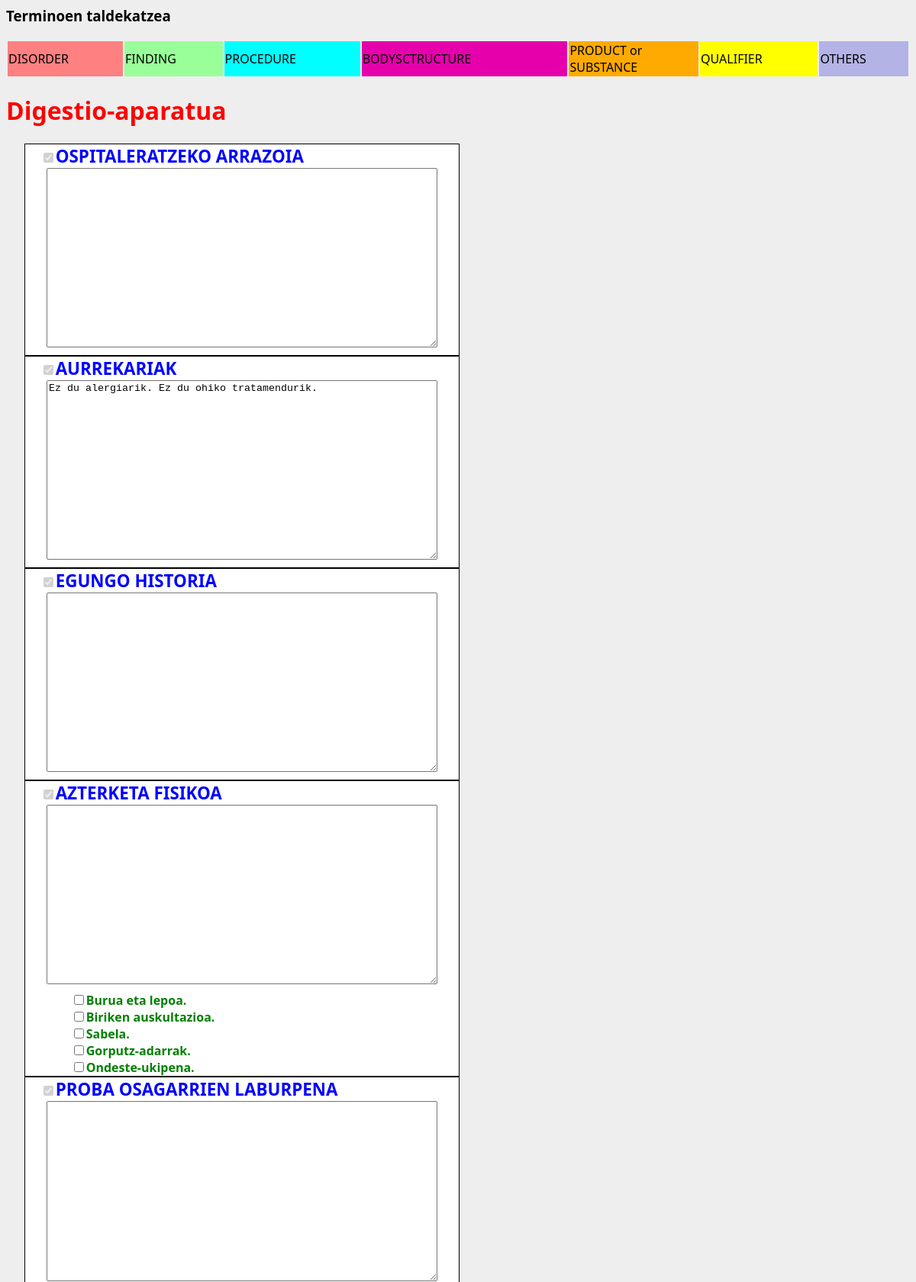
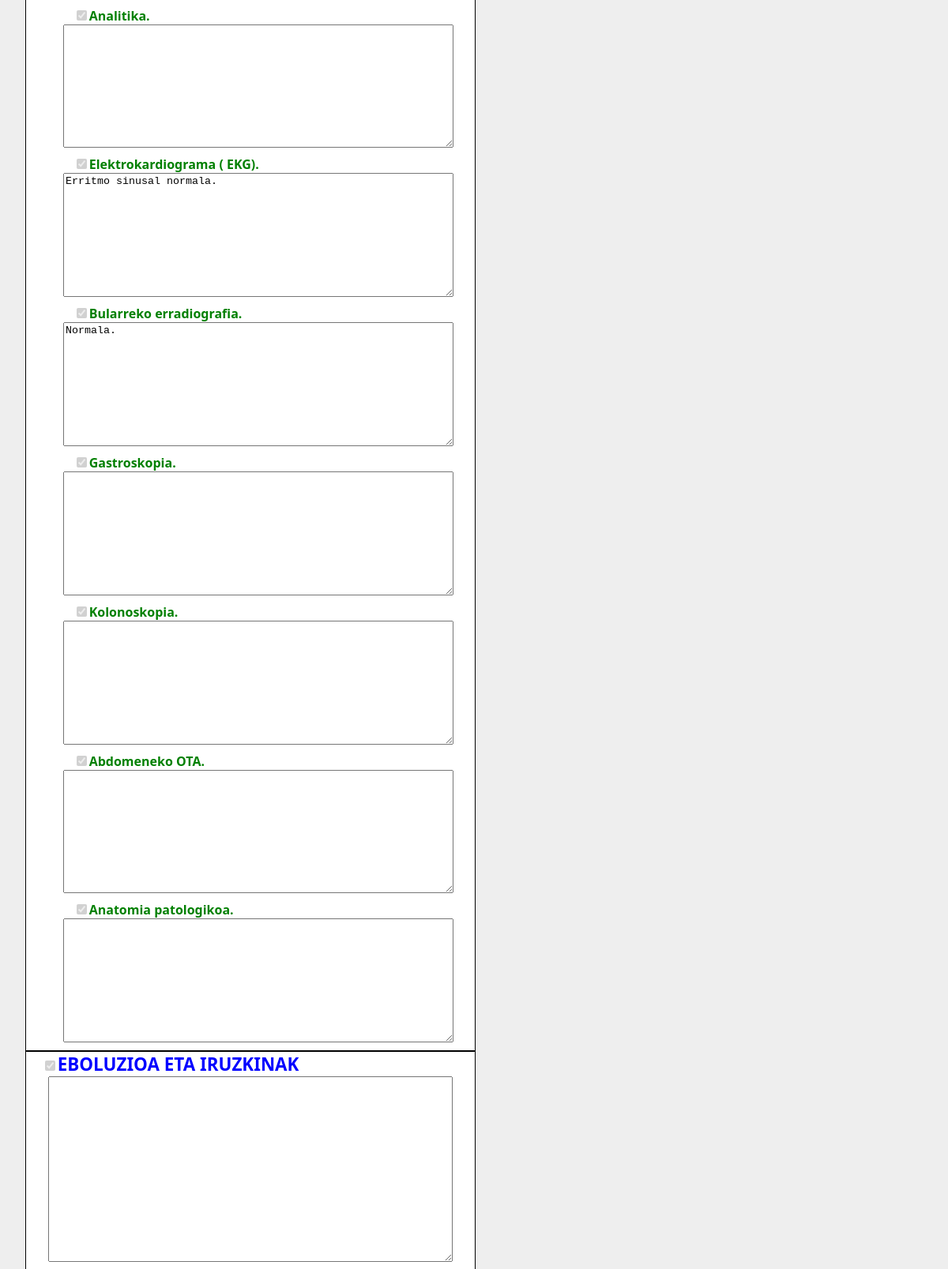
Screenshot of /txantiloiak/3/berria (upper part) with the database file from the repository (2 pictures, top to bottom).
### txantiloiak/models.py (models this page shows, shortened)
class Espezialitatea(models.Model):
    izena = models.CharField(max_length=50)
    MOTA_AUKERAK = (
        ('AL','Alta txostena'),
        ('EB','Ebolutiboa'),
    )
    mota = models.CharField(max_length=2,
                            choices=MOTA_AUKERAK)
    def __str__(self):
        return self.izena

class Atala(models.Model):
    izenburua = models.CharField(max_length=50)
    hautazkoa = models.BooleanField(default=False)
    espezialitatea = models.ForeignKey('Espezialitatea')
    testua = models.TextField(blank=True,default='')
    ordena = models.IntegerField()
    class Meta:
        ordering = ['espezialitatea','ordena']
    def defektuzkoTestua(self):
        if self.testua=='':
            return False
        else:
            return True
    defektuzkoTestua.boolean = True

class Azpiatala(models.Model):
    izenburua = models.CharField(max_length=50)
    hautazkoa = models.BooleanField(default=False)
    goiatala = models.ForeignKey(Atala)
    testua = models.TextField(blank=True,default='')
    ordena = models.IntegerField()
    class Meta:
        ordering = ['goiatala','ordena']

### txantiloiak/views.py (the view, shortened to what this page needs)
# urls.py: url(r'^(?P<pk>[0-9]+)/berria$', views.EspezialitateaView.as_view(), name='espezialitatea'),
class EspezialitateaView(generic.DetailView):
    model = Espezialitatea
    template_name = 'txantiloiak/espezialitatea.html'
    def get_context_data(self,*args,**kwargs):
        context = super(EspezialitateaView, self).get_context_data(*args,**kwargs)
        txosList = Txostena.objects.filter(id=self.kwargs.get("txosten_id",None))
        return context

### txantiloiak/templatetags/txantiloiak_extras.py (called while the page is built)
@register.filter()
def hautazkoaChecked(value):
    if not value:
        return "checked disabled"
    elif value == "check":
        return "checked"
    else:
        return ""

@register.filter()
def hautazkoaCollapse(value):
    if not value or value == "check":
        return "display:block"
    else:
        return "display:none"

### txantiloiak/templates/txantiloiak/espezialitatea.html (shortened to what this page needs)
{% load staticfiles %}
{% load txantiloiak_extras %}
<head>
</head>
<link rel="stylesheet" type="text/css" href="{% static 'txantiloiak/style.css' %}"  />
<h3> Terminoen taldekatzea </h3>
<table style="width:100%">
  <tr>
    <td style="width:30px; background-color:#ff8080">DISORDER</td>
    <td style="width:30px; background-color:#99ff99">  FINDING</td>
    <td style="width:30px; background-color: #00ffff">  PROCEDURE</td>
    <td style="width:30px; background-color: #e600ac">  BODYSCTRUCTURE</td>
    <td style="width:30px; background-color: #ffaa00">  PRODUCT or SUBSTANCE </td>
    <td style="width:30px; background-color: #ffff00">  QUALIFIER</td>
    <td style="width:30px; background-color: #b3b3e6">  OTHERS</td>
  </tr>
</table>
<div class="espe">
<h1>{{ espezialitatea }}</h1>
{% if txostena %}
<form action="{% url 'txantiloiak:gordeAldatua' txostena.id %}" method="post" id="txostena" >
{% else %}
<form action="{% url 'txantiloiak:gorde' espezialitatea.id %}" method="post" id="txostena" >
{% endif %}
  {% for atal in espezialitatea.atala_set.all %}
     <div class="atal">
      <label for="atal">
        <input type="checkbox"  name="atalch"  onclick="ShowHideDiv(this,'testuT{{ atal.id }}')" value="{{ atal.id }}" {{atal.hautazkoa|hautazkoaChecked}}>{{ atal.izenburua }}
      </label>
      <div class="testu" id="testuT{{ atal.id }}" style="{{atal.hautazkoa|hautazkoaCollapse}}" >
        <textarea form="txostena"  onblur = "jsonLortu('{{ atal.id }}')" id="testu{{ atal.id }}" name="testu{{ atal.id }}">{% if txostena%}{% get_eduk_atala txostena.id atal.id %}{% else %}{{atal.testua}}{% endif %}</textarea>
      </div>
      {% for azp in atal.azpiatala_set.all %}
        <div class="azpi">
          <label1 for="azpi">
	           <input type="checkbox" name="azpich"   onclick="ShowHideDiv(this,'testuT{{atal.id}}_{{ azp.id }}')" value="{{atal.id}}_{{ azp.id }}" {% if txostena %}{% get_gord_azpiatala txostena.id azp.id atal.id as badago %}{{badago|hautazkoaChecked}}{% else %}{{azp.hautazkoa|hautazkoaChecked}}{% endif %}>{{ azp.izenburua }}.
          </label1>
          <div class="testu" id="testuT{{atal.id}}_{{ azp.id }}" style="{% if txostena %}{% get_gord_azpiatala txostena.id azp.id atal.id as badago %}{{badago|hautazkoaCollapse}}{% else %}{{azp.hautazkoa|hautazkoaCollapse}}{% endif %}" >
	    <textarea form="txostena" onblur = "jsonLortu('{{atal.id}}_{{ azp.id }}')" name="testu{{atal.id}}_{{ azp.id }}" id="testu{{atal.id}}_{{ azp.id }}">{% if txostena %}{% get_eduk_azpiatala txostena.id azp.id atal.id %}{% else %}{{azp.testua}}{% endif %}</textarea>
	        </div>
	      </div>
        {% endfor %}
  </div>
{% endfor %}
</form>
</div>

### txantiloiak/static/txantiloiak/style.css (style rules this page uses)
.espe label { margin-left:20px; color:blue; text-transform: uppercase; font-size:140%; font-weight:bold; }
.azpi label1 { margin-left:40px; color:green; font-size:100%; font-weight: bold; }
.atal { position: relative; left: 2%; color:black; border-style: solid; border-width: 1px; size:80%; width: 48%; background-color:white; }
.testu textarea { width: 90%; margin-left: 5%; margin-right: 5%; height: 30%; margin-bottom: 10px; }
.azpi { margin-left:20px; color:green; }
.azpi textarea { width: 90%; margin-left: 5%; margin-right: 5%; height: 20%; margin-bottom: %50; }
.espe h1 { color:red; }

### rows the page displays
Espezialitatea: izena "Digestio-aparatua"
Atala: izenburua "OSPITALERATZEKO ARRAZOIA"
Atala: izenburua "AURREKARIAK", id "Ez du alergiarik. Ez du ohiko tratamendurik."
Atala: izenburua "EGUNGO HISTORIA"
Atala: izenburua "AZTERKETA FISIKOA"
Azpiatala: izenburua "Burua eta lepoa"
Azpiatala: izenburua "Biriken auskultazioa"
Azpiatala: izenburua "Sabela"
Azpiatala: izenburua "Gorputz-adarrak"
Azpiatala: izenburua "Ondeste-ukipena"
Atala: izenburua "PROBA OSAGARRIEN LABURPENA", id "Erritmo sinusal normala.", id "Normala."
Azpiatala: izenburua "Analitika"
Azpiatala: izenburua "Elektrokardiograma ( EKG)"
Azpiatala: izenburua "Bularreko erradiografia"
Azpiatala: izenburua "Gastroskopia"
Azpiatala: izenburua "Kolonoskopia"
Azpiatala: izenburua "Abdomeneko OTA"
Azpiatala: izenburua "Anatomia patologikoa"
Atala: izenburua "EBOLUZIOA ETA IRUZKINAK"
